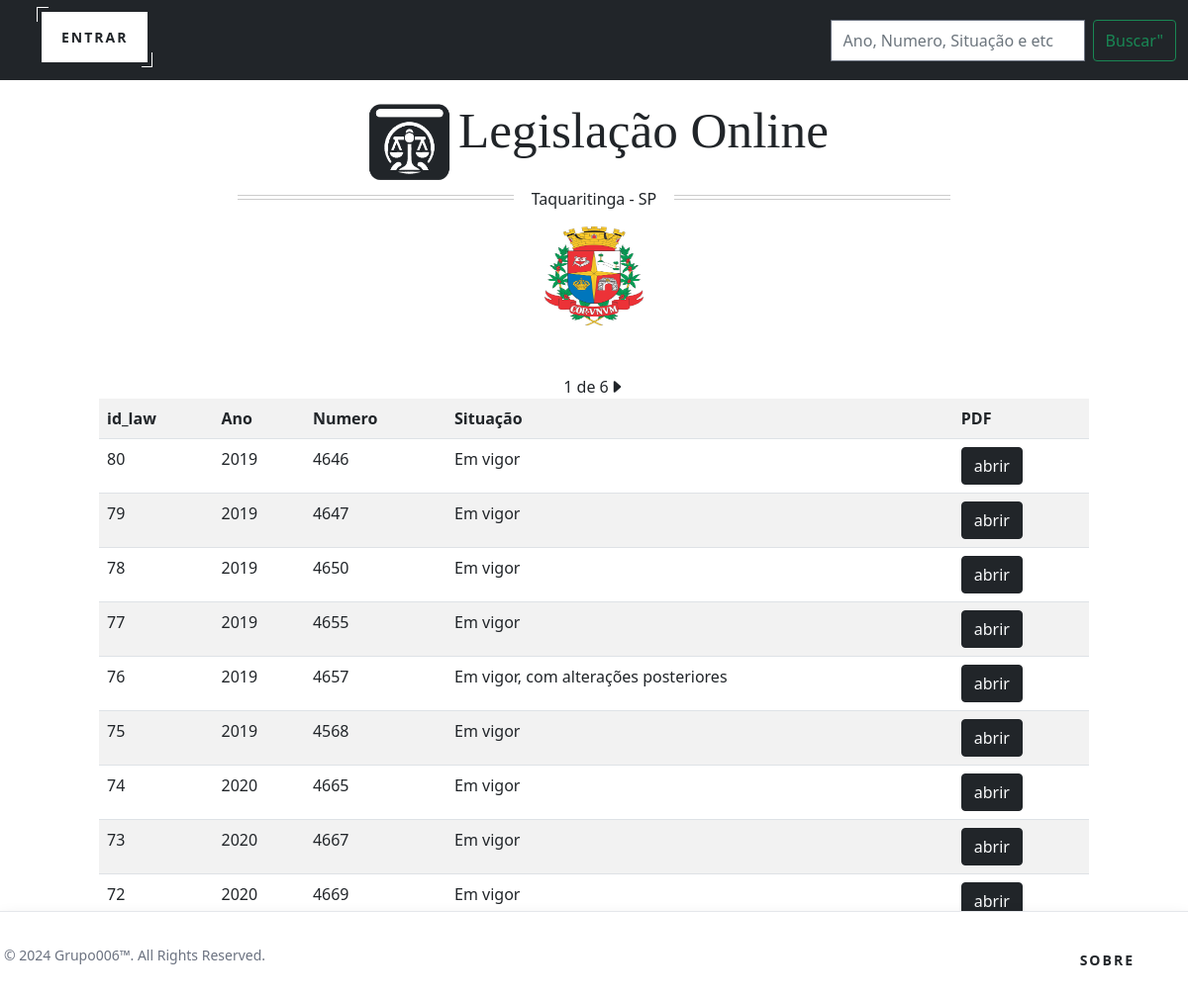
The app's page /, older data.
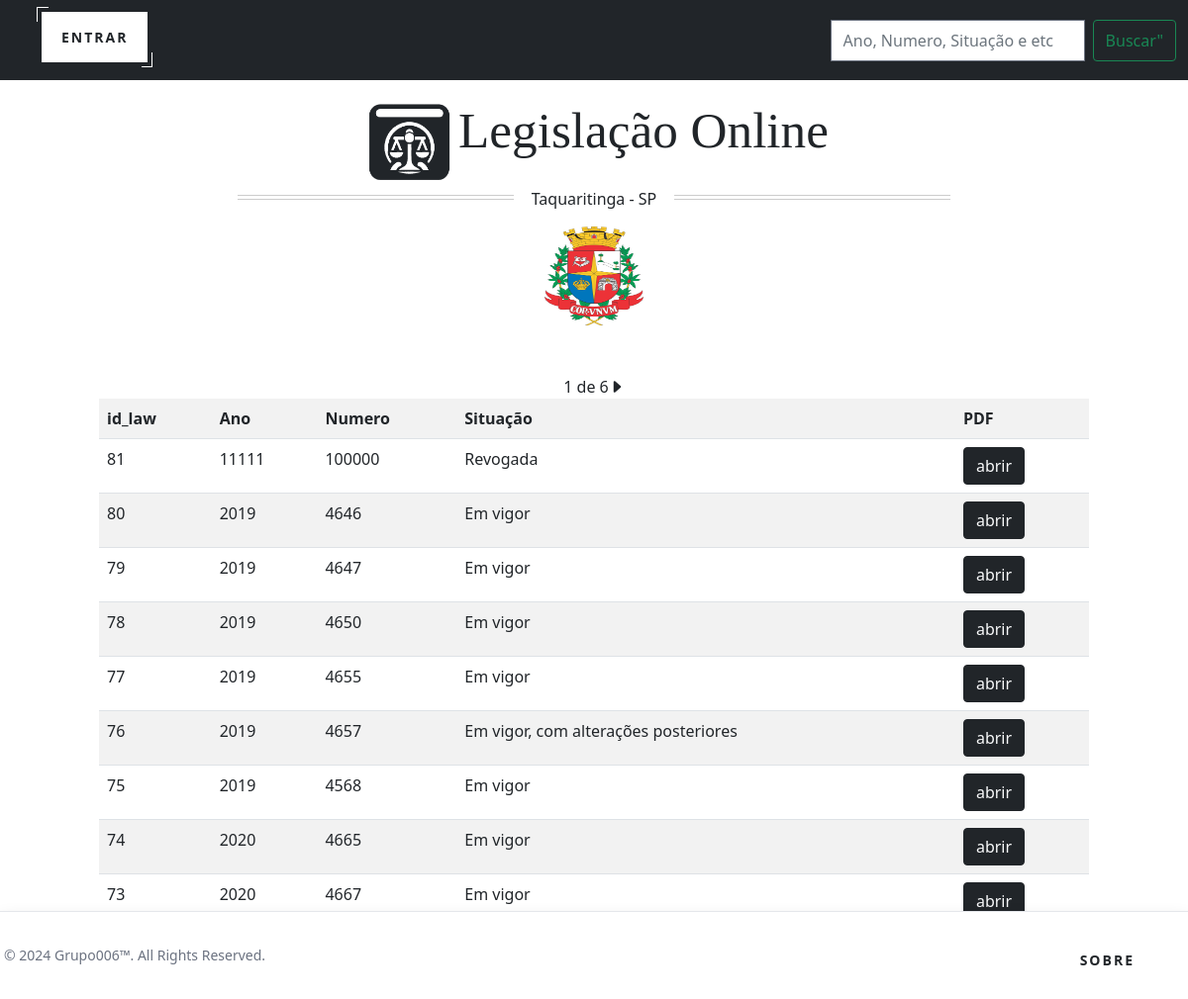
The same page, newer data.
### core/models.py (models this page shows)
class law(models.Model):
    id_law = models.AutoField(primary_key=True)
    numero = models.IntegerField()
    ano = models.ImageField()
    situacao = models.TextField()
    title = models.TextField()
    arq = models.FileField(upload_to="pdf")
    texto = models.TextField()

### core/views.py (the view)
# urls.py: path('', views.index, name='index'),
def index(request):
    List_l = law.objects.all().order_by('-id_law')
    busca = request.GET.get('busca')
    if busca:
        List_l = law.objects.filter(texto__icontains = busca)
        paginator = Paginator(List_l, 6)
        pages = request.GET.get('pages')
        List = paginator.get_page(pages)
        return render(request, 'index.html', {'List': List})
    paginator = Paginator(List_l, 10)
    pages = request.GET.get('pages')
    List = paginator.get_page(pages)
    return render(request, 'index.html', {'List': List})

### core/templates/index.html (shortened to what this page needs)
{% load static %}
<!DOCTYPE html>
<html lang="pt-br">
  <head>
    <link rel="stylesheet" href="{% static 'css/style.css' %}">
    <link href="https://cdn.jsdelivr.net/npm/bootstrap@5.0.2/dist/css/bootstrap.min.css" rel="stylesheet">
    <link href="https://cdnjs.cloudflare.com/ajax/libs/flowbite/2.3.0/flowbite.min.css" rel="stylesheet" />
    <link rel="stylesheet" href="https://cdn.jsdelivr.net/npm/bootstrap-icons@1.11.3/font/bootstrap-icons.min.css">
  </head>
  <body>
    <nav class="navbar-top">
      <nav class="navbar navbar-dark bg-dark">
        <div class="container-fluid">
          <button class="botao btn-3 hover-border-1">
            <span><a href={% url 'account_login' %}>Entrar</a></span>
          </button>
          <form class="d-flex">
            <input name="busca" class="form-control me-2 desktop" type="search" placeholder="Ano, Numero, Situação e etc" aria-label="Busca">
            <button class="btn btn-outline-success" type="submit">Buscar</a>"</button>
          </form>
        </div>
        </nav>
      </nav>
      <main>
        <article class="title-personalizado">
          <div id="container-img">
          <div class="img"><img src="/media//imagens/balance1.png">
          </div>
           <h1 class="title-h1">Legislação Online</h1>
          </div>
          <p class="subtitle line">
           <span>Taquaritinga - SP</span>
           <div id="container-img">
            <img src="/media//imagens/brasao.png" class="brasao-img"></img>
          </div>
          </p>
        </article>
        <div id="pagination-top">
        {{ List.number }} de {{ List.paginator.num_pages }}
        {% if List.has_next %}
        <a href="?pages={{ List.next_page_number }}"><i class="bi bi-caret-right-fill"></i></a>
        {% endif %}
        </div>
        <div id="container-table"  class="container">
          <table class="table table-striped table-hover">
             <tr>
                  <th>id_law</th>
                  <th>Ano</th>
                  <th>Numero</th>
                  <th>Situação</th>
                  <th>PDF</th>
             </tr>
             {% for law in List %}
             <tr>
                  <td>{{law.id_law}}</td>
                  <td>{{law.ano}}</td>
                  <td>{{law.numero}}</td>
                  <td>{{law.situacao}}</td>
                  <td><button id="abrir" class="btn btn-dark"><a class="link-light" href="/media/{{law.arq}}" type="application/pdf">abrir</a></button></td>
             </tr>
             {% endfor %}
           </table>
         </div>
      </main>
  <footer class="fixed bottom-0 left-0 z-20 w-full p-1 bg-white border-t border-gray-200 shadow md:flex md:items-center md:justify-between md:p-6 dark:bg-gray-800 dark:border-gray-600">
    <span class="text-sm text-gray-500 sm:text-center dark:text-gray-400">© 2024 Grupo006™. All Rights Reserved.
    </span>
    <ul class="flex flex-wrap items-center mt-3 text-sm font-medium text-gray-500 dark:text-gray-400 sm:mt-0">
        <li>
          <button class="botao btn-3 hover-border-5">
            <span><a href={% url 'about' %}>Sobre</a></span>
          </button>
        </li>
  </footer>
  </body>
</html>

### core/static/css/style.css (style rules this page uses)
* { margin: 0; padding: 0; box-sizing: border-box; }
body { display: flex; flex-wrap: wrap; align-items: center; margin: 3px; flex: 1 1 100vw; }
nav { display: flex; flex: 1 1 100vw; }
main { flex: 1 1 100vw; }
#container-table .table { animation-name: animacao; animation-duration: 1s; }
.title-h1 { font-family: "open_sansregular"; font-size: 2em; text-align: center; margin-bottom: 20px; display: flex; position: relative; }
.title-personalizado { width: 100%; overflow: hidden; margin: 20px auto 50px; }
.subtitle { margin: 0 0 1.5em 0; }
.line { line-height: 0.5; text-align: center; margin-top: 10px; }
.line span { display: inline-block; position: relative; }
.line span:before, .line span:after { content: ""; position: absolute; height: 5px; border-bottom: 1px solid #ccc; border-top: 1px solid #ccc; top: 0; width: 500px; }
.line span:before { right: 100%; margin-right: 18px; }
.line span:after { left: 100%; margin-left: 18px; }
@media (min-width: 48em) { .title-personalizado { width: 60%; } }
@media (min-width: 48em) { .title-h1 { font-size: 3.2em; } }
.botao::before, .botao::after { position: absolute; content: ""; }
.botao { position: relative; display: inline-block; width: auto; height: auto; background-color: transparent; border: none; cursor: pointer; margin: -1px 25px 5px; min-width: 100px; }
.botao span { position: relative; display: inline-block; font-size: 14px; font-weight: bold; letter-spacing: 2px; text-transform: uppercase; top: 0; left: 0; width: 100%; padding: 15px 20px; transition: 0.3s; }
.btn-3 { padding: 5px; }
.btn-3 span { color: #212529; background-color: rgb(255, 255, 255); z-index: 3; }
.btn-3::before, .btn-3::after { background: transparent; z-index: 2; }
.botao.hover-border-1::before, .botao.hover-border-1::after { width: 10%; height: 25%; transition: 0.35s; }
.botao.hover-border-1::before { top: 0; left: 0; border-left: 1px solid rgb(255, 255, 255); border-top: 1px solid rgb(255, 255, 255); }
.botao.hover-border-1::after { bottom: 0; right: 0; border-right: 1px solid rgb(255, 255, 255); border-bottom: 1px solid rgb(255, 255, 255); }
.botao.hover-border-5::before, .botao.hover-border-5::after { width: 0%; height: 0%; opacity: 0; }
.botao.hover-border-5::before { top: 0; right: 0; border-top: 1px solid #212529; border-left: 1px solid #212529; transition: width 0.2s 0.5s ease-out, height 0.15s 0.35s linear, opacity 0s 0.7s; }
.botao.hover-border-5::after { bottom: 0; left: 0px; border-bottom: 1px solid #212529; border-right: 1px solid #212529; transition: width 0.2s 0.15s linear, height 0.15s ease-in, opacity 0s 0.35s; }
img { width: 100px; height: 100px; max-width: 100%; max-height: 100%; display: flex; }
#container-img { display: flex; flex-direction: row; justify-content: center; align-items: stretch; }
.brasao-img { width: 100px; height: 100px; }
#pagination-top { display: flex; flex-direction: row; justify-content: center; align-items: stretch; }
.flex { display: flex; animation-name: drop; animation-duration: 0.5s; }

Row changes from the older to the newer data that the page shows:
no longer on this page (row unchanged): law: id_law "72", ano "2020", numero "4669", situacao "Em vigor"
added law: id_law "81", ano "11111", numero "100000", situacao "Revogada"
